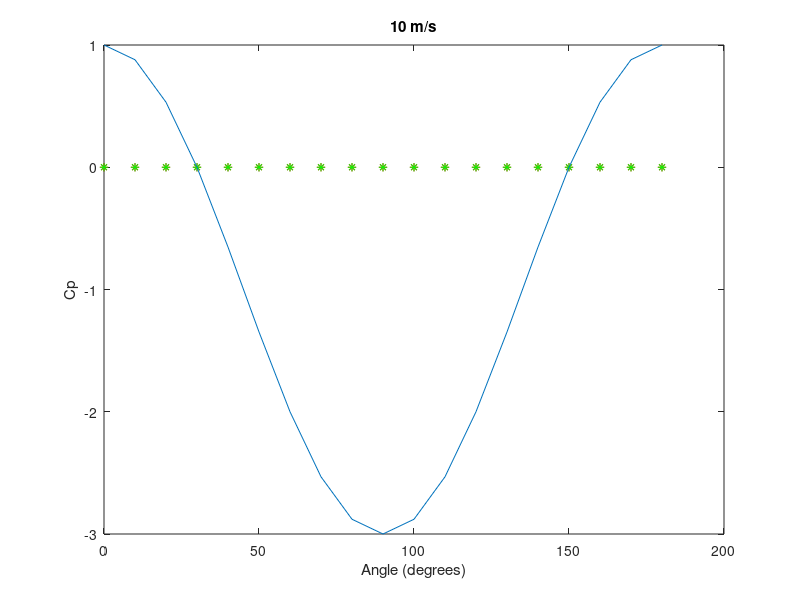

This figure's MATLAB source:
clear;
clc;
close all


tenms_smooth=load('10mps_smooth.mat');
tenms_rough=load("10mps_rough.mat");
fifteenms_smooth=load("15mps_smooth.mat");
fifteenms_rough=load("15mps_rough.mat");


%10 m/s smooth
dp_pascal_tenms_smooth=tenms_smooth.dp*248.84;
patm_pascal_tenms_smooth=tenms_smooth.pAtm*3386.39;
rho_tenms_smooth=patm_pascal_tenms_smooth/(287*tenms_smooth.TAtm);
q_inf_tenms_smooth=0.5*rho_tenms_smooth*(tenms_smooth.vel)^2;
Cp_10ms_smooth(:,:)=dp_pascal_tenms_smooth(:,:)./q_inf_tenms_smooth(:,1);

for i=1:19
    Cp_ang_10ms_smooth(i)=mean(Cp_10ms_smooth(i,:));
end 

%10 m/s rough
dp_pascal_tenms_rough=tenms_rough.dp*248.84;
patm_pascal_tenms_rough=tenms_rough.pAtm*3386.39;
rho_tenms_rough=patm_pascal_tenms_rough/(287*tenms_rough.TAtm);
q_inf_tenms_rough=0.5*rho_tenms_rough*(tenms_rough.vel)^2;
Cp_10ms_rough(:,:)=dp_pascal_tenms_rough(:,:)./q_inf_tenms_rough(:,1);

for i=1:19
    Cp_ang_10ms_rough(i)=mean(Cp_10ms_rough(i,:));
end 


%15 m/s smooth
dp_pascal_fifteenms_smooth=fifteenms_smooth.dp*248.84;
patm_pascal_fifteenms_smooth=fifteenms_smooth.pAtm*3386.39;
rho_fifteenms_smooth=patm_pascal_fifteenms_smooth/(287*fifteenms_smooth.TAtm);
q_inf_fifteenms_smooth=0.5*rho_fifteenms_smooth*(fifteenms_smooth.vel)^2;
Cp_15ms_smooth(:,:)=dp_pascal_fifteenms_smooth(:,:)./q_inf_fifteenms_smooth(:,1);

for i=1:19
    Cp_ang_15ms_smooth(i)=mean(Cp_15ms_smooth(i,:));
end 

%15 m/s rough
dp_pascal_fifteenms_rough=fifteenms_rough.dp*248.84;
patm_pascal_fifteenms_rough=fifteenms_rough.pAtm*3386.39;
rho_fifteenms_rough=patm_pascal_fifteenms_rough/(287*fifteenms_rough.TAtm);
q_inf_fifteenms_rough=0.5*rho_fifteenms_rough*(fifteenms_rough.vel)^2;
Cp_15ms_rough(:,:)=dp_pascal_fifteenms_rough(:,:)./q_inf_fifteenms_rough(:,1);

for i=1:19
    Cp_ang_15ms_rough(i)=mean(Cp_15ms_rough(i,:));
end 



%Potential CP
j=0;
for i=1:19
potential_cp(i)=1-4*(sind(j))^2;
j=j+10;
end

angle=fifteenms_rough.angSet;



plot(tenms_smooth.angSet,Cp_ang_10ms_smooth,"r*")
hold on
plot(tenms_rough.angSet,Cp_ang_10ms_rough,"g*");
hold on
plot(angle,potential_cp)
hold on




xlabel("Angle (degrees)");
ylabel("Cp");
title("10 m/s");
